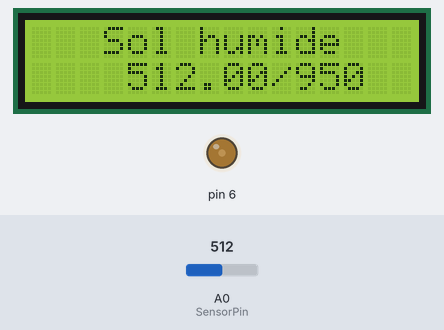
Bench run of a sketch on a simulated Arduino Uno, built with avr-gcc and run on an emulated ATmega328P. On the bench: 16×2 character LCD, output pins drawn as LEDs (lit = HIGH). The inputs (shaded band) are chosen by the test bench; at power-on: A0 (SensorPin) = 512.

Above: at 1.2 s.
1.3 s: A0 (SensorPin) set to 685
At 2.3 s:
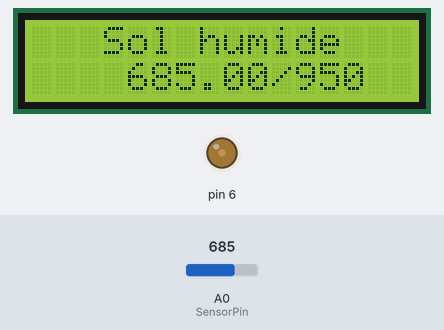
2.8 s: A0 (SensorPin) set to 712
At 3.3 s:
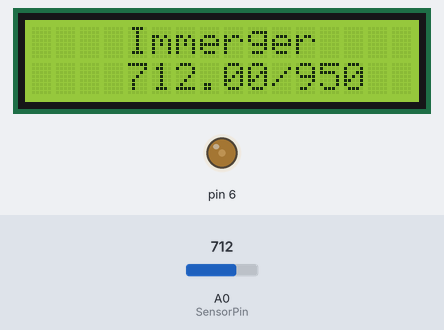
4.4 s: A0 (SensorPin) set to 291
At 5.0 s:
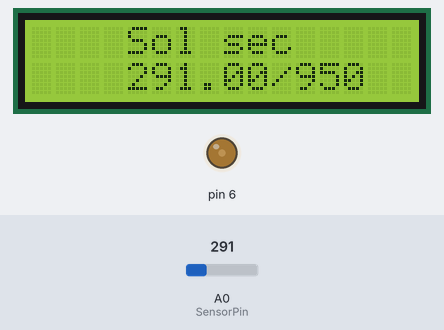
5.9 s: A0 (SensorPin) set to 39
At 7.1 s:
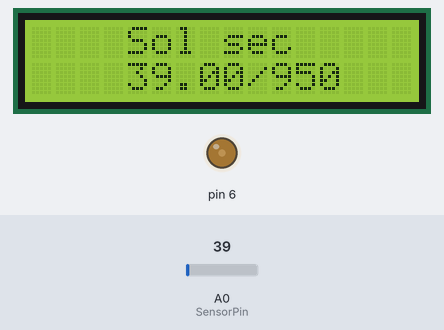
7.5 s: A0 (SensorPin) set to 32
At 8.8 s:
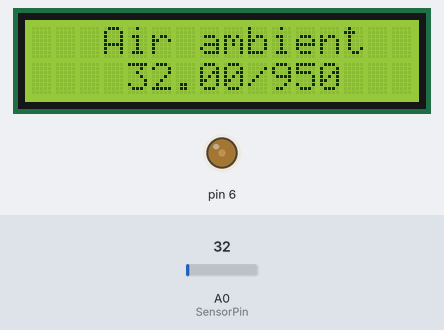
Timing chart, 0 to 10.0 s (numbered marks = the images above; inputs shaded):
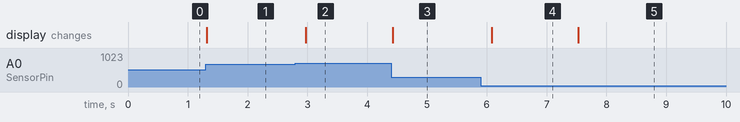

The sketch:

HygroSensor.ino
```cpp
#define SensorPin A0 //Constante SensorPin sur A0
#define ms 200 //Constante ms pour le taux de rafraichissement en millisecondes de la loop
#define contrast 60 //Contraste de l'ecran LCD

#include <LiquidCrystal.h>; //Importation de la librairie pour utiliser le LCD


LiquidCrystal lcd(12, 11, 5, 4, 3, 2); //Definir les broches du LCD

float sensorValue; //Creation de la variable sensorValue pour capturer ensuite la valeur du capteur hygrometre qui va de 0 a 1023
String condition; //Creation de la variable condition qui va avoir le type de sol


//Fonction d'initialisation
void setup() {
  analogWrite(6, contrast); //Definir le contraste sur l'ecran LCD
  lcd.begin(16, 2); //Demarrer l'ecran LCD
  Serial.begin(9600); //Baud rate a 9600 hz
}


//Fonction principale qui ce repete
void loop() {
  sensorValue = analogRead(SensorPin); //Capturer la valeur du capteur de 0 a 1023

  // Entre 0 et 35 : Air ambient
  // Entre 36 et 300 : Sol sec
  // Entre 301 et 700 : Sol humide
  // Entre 701 et 950 : Immerger
  // Toute la documentation des valeurs : https://wiki.seeedstudio.com/Grove-Moisture_Sensor/

  if (sensorValue >= 0 and sensorValue <= 35){
    condition="   Air ambient";
    }

  if (sensorValue > 36 and sensorValue <= 300){
    condition="    Sol sec";
    }

  if (sensorValue > 301 and sensorValue <= 700){
    condition="   Sol humide";
    }

  if (sensorValue > 701 and sensorValue <= 950){
    condition="    Immerger";
    }

  lcd.clear(); //Effacer l'LCD
  lcd.setCursor(0,0); //Mettre le curseur sur X : 0 ; Y : 0
  lcd.print(condition); //Afficher la variable condition
  lcd.setCursor(0,1); //Mettre le curseur sur X : 0 ; Y : 1
  // Afficher la valeur entre 0 et 950 que le capteur envoye a la broche
  lcd.print(lcd.print(String("    ") + String(sensorValue) + String("/950") + String("    ")));
  delay(ms); //Attendre
}
```

Measured:
- the behaviour switches between 701 and 702 on A0 (SensorPin) (found by bisection; images 1 and 2)
- the behaviour switches between 36 and 35 on A0 (SensorPin) (found by bisection; images 4 and 5)
- after the input at 1.3 s, the display: changes at once (image 1)
- after the input at 2.8 s, the display: changes after 0.17 s (image 2)
- after the input at 4.4 s, the display: changes at once (image 3)
- after the input at 5.9 s, the display: changes after 0.18 s (image 4)
- after the input at 7.5 s, the display: changes at once (image 5)
